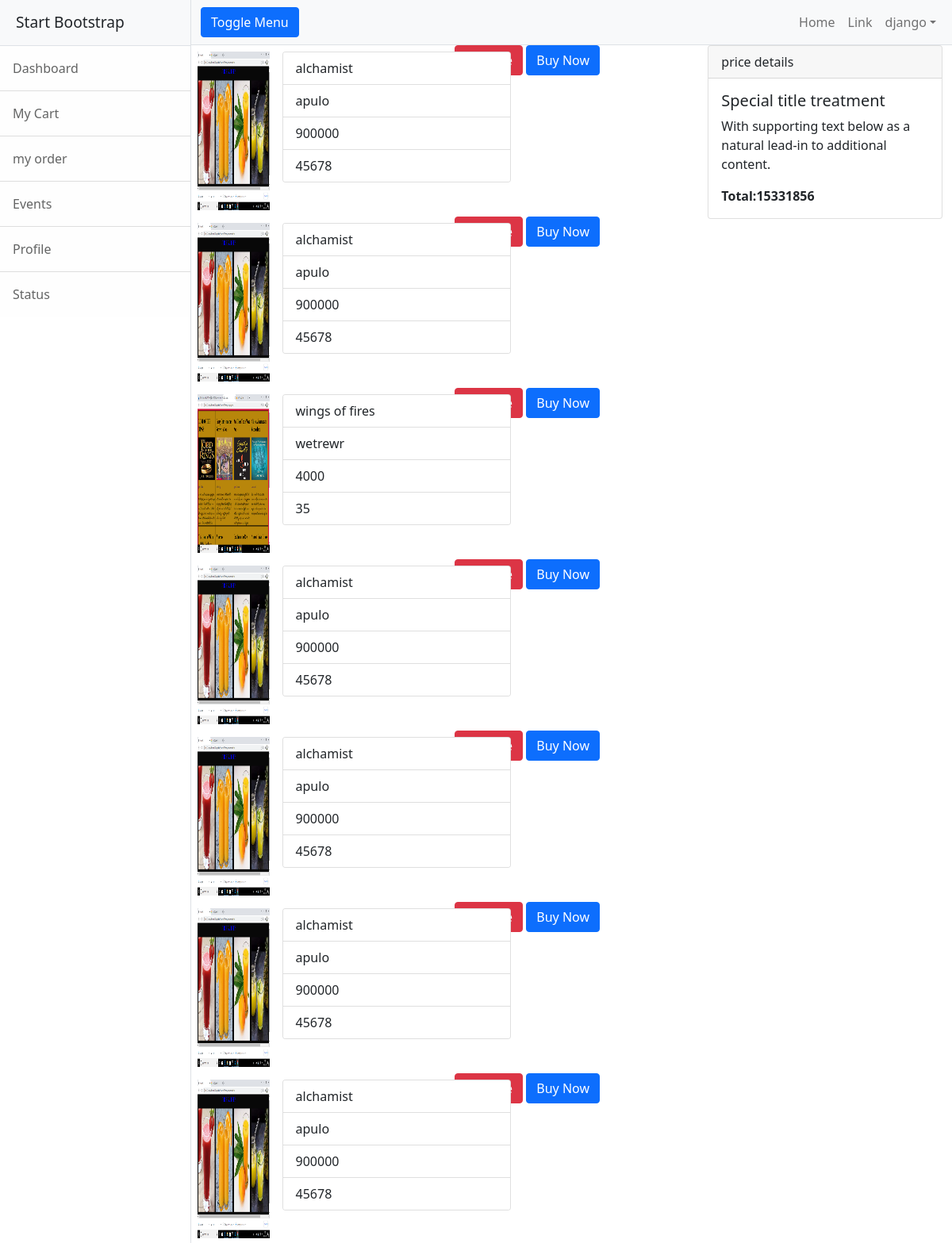
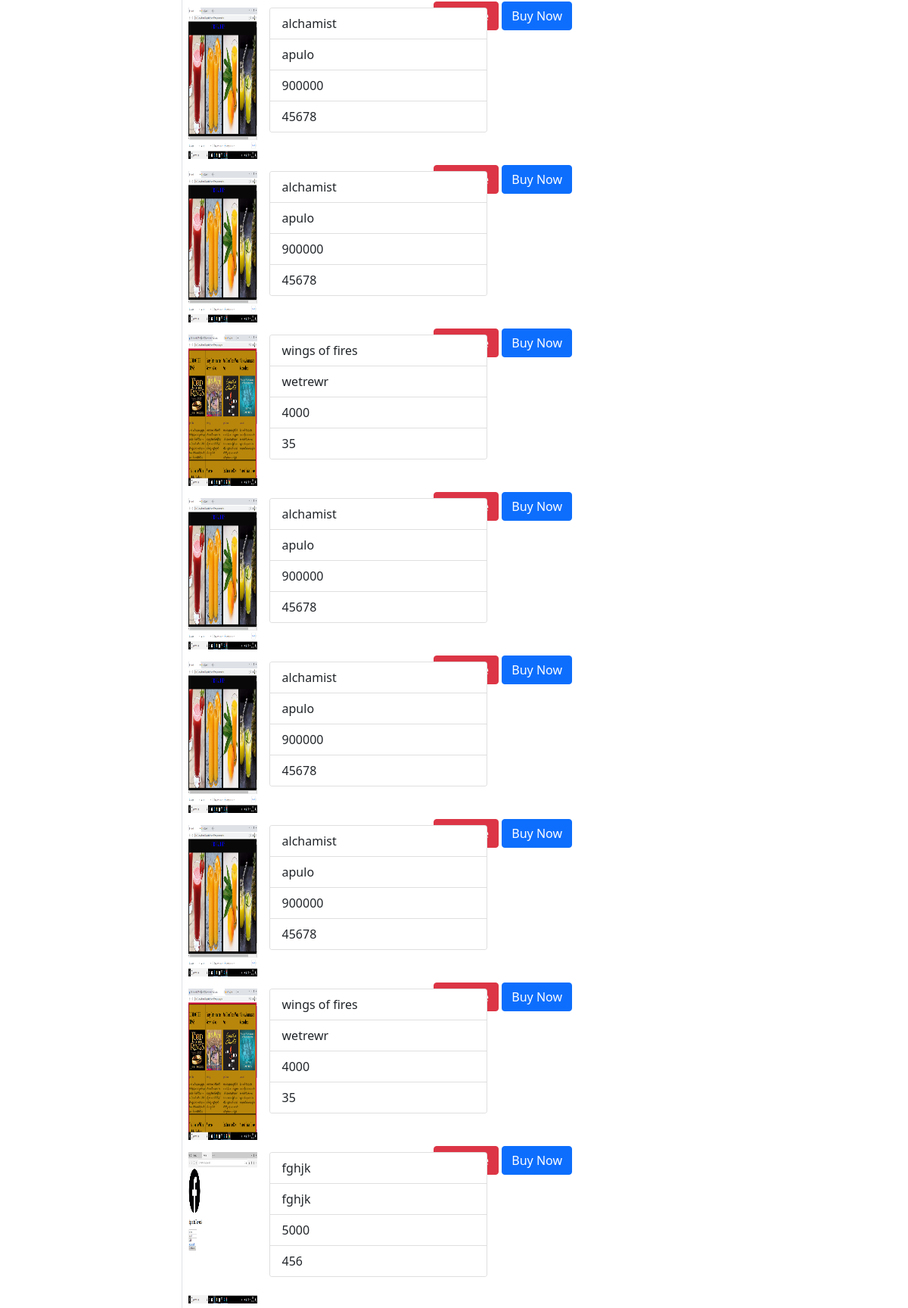
/customer/carts/all (signed in, upper part), run on the app's committed database (2 pictures, top to bottom).
### customer/models.py (models this page shows)
class Carts(models.Model):
    product=models.ForeignKey(Books,on_delete=models.CASCADE)
    user=models.ForeignKey(User,on_delete=models.CASCADE)
    date=models.DateField(auto_now_add=True)
    options=(
        ("incart","incart"),
        ("orderplaced","orderplaced"),
        ("cancelled","cancelled")
    )
    status=models.CharField(max_length=20,choices=options,default="incart")

### bookadd/models.py (models this page shows, shortened)
class Books(models.Model):
    book_name=models.CharField(max_length=120,unique=True)
    author=models.CharField(max_length=120)
    amount=models.PositiveBigIntegerField()
    copies=models.PositiveBigIntegerField()
    image=models.ImageField(upload_to="images",null=True)

### customer/views.py (the view)
# urls.py: path("carts/all",views.ViewMyCart.as_view(),name="viewmycart"),
@method_decorator(sign_in_required,name="dispatch")
class ViewMyCart(ListView):
    model = Carts
    template_name = "my_cart.html"
    context_object_name = "carts"
    def get(self, request, *args, **kwargs):
        carts=Carts.objects.filter(user=self.request.user).exclude(status="cancelled").order_by("-date")
        total=Carts.objects.filter(user=request.user).exclude(status="cancelled").aggregate(Sum("product__amount"))
        gtotal=total.get("product__amount__sum")
        context={"carts":carts,"total":gtotal}
        return render(request,"my_cart.html",context)

### customer/templates/my_cart.html
{%extends 'cbase.html'%}
{%block body_block%}
<div class="row">
    <div class="col-8">
        {%for cart in carts%}
<div class="row empty-2">
    <div class="col-2 p-2">
        {%if cart.product.image%}
        <img src="{{cart.product.image.url}}" alt="" height="200px" width="100%">
        {%endif%}
    </div>
    <div class="col-4 left-0 width=100% p-2">
        <div class="card" style="width: 18rem;">
            <ul class="list-group list-group-flush">
                <li class="list-group-item">{{cart.product.book_name}}</li>
                <li class="list-group-item">{{cart.product.author}}</li>
                <li class="list-group-item">{{cart.product.amount}}</li>
                <li class="list-group-item">{{cart.product.copies}}</li>
            </ul>
        </div>
    </div>
    <div class="col-4">
        {%if cart.status != "cancelled"%}
        <a href="{%url 'remove' cart.id%}" class="btn btn-danger">Remove</a>
        <a href="{%url 'ordercreate' cart.id cart.product.id%}" class="btn btn-primary">Buy Now</a>
    </div>
    {%else%}
    <p class="border border-danger text-center">{{cart.status}}</p>
    {%endif%}
</div>
{%endfor%}
    </div>
    <div class="col-4">
        <div class="card">
  <div class="card-header">
    price details
  </div>
  <div class="card-body">
    <h5 class="card-title">Special title treatment</h5>
    <p class="card-text">With supporting text below as a natural lead-in to additional content.</p>
    <strong>Total:{{total}}</strong>
  </div>
</div>
    </div>
</div>
{%endblock%}

### customer/templates/cbase.html (shortened to what this page needs)
<!DOCTYPE html>
{%load static%}
<html lang="en">
    <head>
        <link href="{%static 'css/styles.css'%}" rel="stylesheet" />
<link href="https://cdn.jsdelivr.net/npm/bootstrap@5.1.3/dist/css/bootstrap.min.css" rel="stylesheet">
    </head>
    <body>
        <div class="d-flex" id="wrapper">
            <div class="border-end bg-white" id="sidebar-wrapper">
                <div class="sidebar-heading border-bottom bg-light">Start Bootstrap</div>
                <div class="list-group list-group-flush">
                    <a class="list-group-item list-group-item-action list-group-item-light p-3" href="#!">Dashboard</a>
                    <a class="list-group-item list-group-item-action list-group-item-light p-3" href="{%url 'viewmycart'%}">My Cart</a>
                    <a class="list-group-item list-group-item-action list-group-item-light p-3" href="{%url 'listorders'%}">my order</a>
                    <a class="list-group-item list-group-item-action list-group-item-light p-3" href="#!">Events</a>
                    <a class="list-group-item list-group-item-action list-group-item-light p-3" href="#!">Profile</a>
                    <a class="list-group-item list-group-item-action list-group-item-light p-3" href="#!">Status</a>
                </div>
            </div>
            <div id="page-content-wrapper">
                <nav class="navbar navbar-expand-lg navbar-light bg-light border-bottom">
                    <div class="container-fluid">
                        <button class="btn btn-primary" id="sidebarToggle">Toggle Menu</button>
                        <div class="collapse navbar-collapse" id="navbarSupportedContent">
                            <ul class="navbar-nav ms-auto mt-2 mt-lg-0">
                                <li class="nav-item active"><a class="nav-link" href="#!">Home</a></li>
                                <li class="nav-item"><a class="nav-link" href="#!">Link</a></li>
                                <li class="nav-item dropdown">
                                    <a class="nav-link dropdown-toggle" id="navbarDropdown" href="#" role="button" data-bs-toggle="dropdown" aria-haspopup="true" aria-expanded="false">{{request.user}}</a>
                                </li>
                            </ul>
                        </div>
                    </div>
                </nav>
                <div class="container-fluid">
                    {%block body_block %}
                    {%endblock%}
                </div>
            </div>
        </div>
    </body>
</html>

### data on the page
Carts: product.image (picture), product.book_name "alchamist", product.author "apulo", product.amount "900000", product.copies "45678", status "Buy Now"
Carts: product.image (picture), product.book_name "alchamist", product.author "apulo", product.amount "900000", product.copies "45678", status "Buy Now"
Carts: product.image (picture), product.book_name "wings of fires", product.author "wetrewr", product.amount "4000", product.copies "35", status "Buy Now"
Carts: product.image (picture), product.book_name "alchamist", product.author "apulo", product.amount "900000", product.copies "45678", status "Buy Now"
Carts: product.image (picture), product.book_name "alchamist", product.author "apulo", product.amount "900000", product.copies "45678", status "Buy Now"
Carts: product.image (picture), product.book_name "alchamist", product.author "apulo", product.amount "900000", product.copies "45678", status "Buy Now"
Carts: product.image (picture), product.book_name "alchamist", product.author "apulo", product.amount "900000", product.copies "45678", status "Buy Now"
Carts: product.image (picture), product.book_name "alchamist", product.author "apulo", product.amount "900000", product.copies "45678", status "Buy Now"
Carts: product.image (picture), product.book_name "alchamist", product.author "apulo", product.amount "900000", product.copies "45678", status "Buy Now"
Carts: product.image (picture), product.book_name "wings of fires", product.author "wetrewr", product.amount "4000", product.copies "35", status "Buy Now"
Carts: product.image (picture), product.book_name "alchamist", product.author "apulo", product.amount "900000", product.copies "45678", status "Buy Now"
Carts: product.image (picture), product.book_name "alchamist", product.author "apulo", product.amount "900000", product.copies "45678", status "Buy Now"
Carts: product.image (picture), product.book_name "alchamist", product.author "apulo", product.amount "900000", product.copies "45678", status "Buy Now"
Carts: product.image (picture), product.book_name "wings of fires", product.author "wetrewr", product.amount "4000", product.copies "35", status "Buy Now"
Carts: product.image (picture), product.book_name "fghjk", product.author "fghjk", product.amount "5000", product.copies "456", status "Buy Now"

### other printed values
{{ request.user }} "django"
{{ total }} "15331856"
